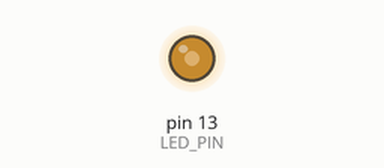
Recording of a sketch running on a simulated Arduino Uno, built with avr-gcc and run on an emulated ATmega328P. On the bench: output pins drawn as LEDs (lit = HIGH).

Above: at 0.1 s.
Timing chart, 0 to 1.6 s (numbered marks = the images above):
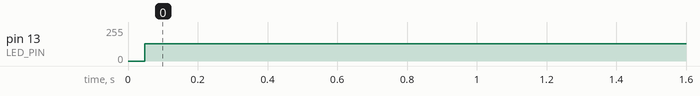

The sketch:

Ex1.ino
```cpp
//configure pins here using precompiled defines
#define LED_PIN   13

//called once at startup to configure the hardware
void setup()
{
  //Make LED PIN an output
  pinMode(LED_PIN, OUTPUT);
}

//called over and over forever. Run your processing here.
void loop()
{
  digitalWrite(LED_PIN, HIGH);
  delay(2);
  digitalWrite(LED_PIN, LOW);
  delay(2);
}
```

Measured:
- by itself, pin 13 (LED_PIN): 0/255 → 128/255 at 0.05 s
